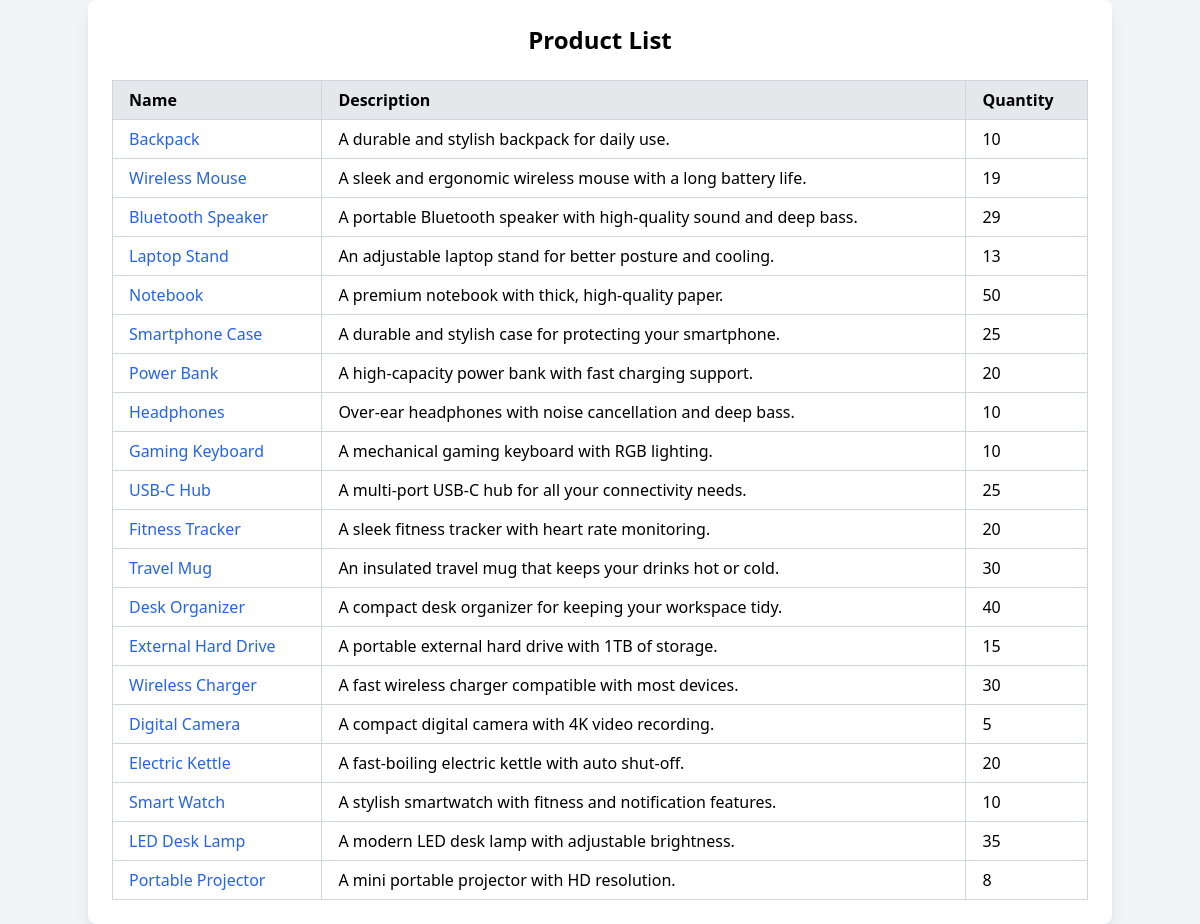
Screenshot of /browse with the database file from the repository.
### tables this page shows
CREATE TABLE products (
            id INTEGER PRIMARY KEY AUTOINCREMENT,
            name TEXT NOT NULL,
            description TEXT NOT NULL,
            cost REAL NOT NULL,
            qty INTEGER DEFAULT 0
        );

### main.py (the view)
@app.route("/browse")
def browse():
    return render_template('browse.jinja', items=list_products(),srn=SRN)

### products/__init__.py (called while the page is built)
def list_products() -> list[Product]:
    products = dao.list_products()
    result = []
    for product in products:
        result.append(Product.load(product))
    return result

    def load(data):
        return Product(data['id'], data['name'], data['description'], data['cost'], data['qty'])

### products/dao.py (called while the page is built)
def connect(path):
    exists = os.path.exists(path)
    __conn = sqlite3.connect(path)
    if not exists:
        create_tables(__conn)
    __conn.row_factory = sqlite3.Row
    return __conn

def list_products():
    conn = connect('products.db')
    cursor = conn.cursor()
    cursor.execute('SELECT * FROM products ORDER BY id ASC')
    products = cursor.fetchall()
    cursor.close()
    conn.close()
    return products

### templates/browse.jinja (shortened to what this page needs)
<html>
<head>
    <script src="https://cdn.tailwindcss.com"></script>
</head>
<body class="bg-gray-100 min-h-screen flex items-center justify-center">
<div class="container mx-auto p-6 bg-white rounded-lg shadow-lg">
    <h1 class="text-2xl font-bold mb-6 text-center">Product List</h1>
    <table class="table-auto w-full border-collapse border border-gray-200">
        <thead>
        <tr class="bg-gray-200">
            <th class="border border-gray-300 px-4 py-2 text-left">Name</th>
            <th class="border border-gray-300 px-4 py-2 text-left">Description</th>
            <th class="border border-gray-300 px-4 py-2 text-left">Quantity</th>
        </tr>
        </thead>
        <tbody>
        {% for item in items %}
            <tr class="hover:bg-gray-100">
               <td class="border border-gray-300 px-4 py-2">
                   <a href="/product/{{item.id}}" class="text-blue-600 hover:underline">{{ item.name }}</a>
               </td>
               <td class="border border-gray-300 px-4 py-2">{{ item.description }}</td>
               <td class="border border-gray-300 px-4 py-2">{{ item.qty }}</td>
            </tr>
        {% endfor %}
        </tbody>
    </table>
</div>
</body>
</html>

### rows the page displays
products: name "Backpack", description "A durable and stylish backpack for daily use.", qty "10"
products: name "Wireless Mouse", description "A sleek and ergonomic wireless mouse with a long battery life.", qty "19"
products: name "Bluetooth Speaker", description "A portable Bluetooth speaker with high-quality sound and deep bass.", qty "29"
products: name "Laptop Stand", description "An adjustable laptop stand for better posture and cooling.", qty "13"
products: name "Notebook", description "A premium notebook with thick, high-quality paper.", qty "50"
products: name "Smartphone Case", description "A durable and stylish case for protecting your smartphone.", qty "25"
products: name "Power Bank", description "A high-capacity power bank with fast charging support.", qty "20"
products: name "Headphones", description "Over-ear headphones with noise cancellation and deep bass.", qty "10"
products: name "Gaming Keyboard", description "A mechanical gaming keyboard with RGB lighting.", qty "10"
products: name "USB-C Hub", description "A multi-port USB-C hub for all your connectivity needs.", qty "25"
products: name "Fitness Tracker", description "A sleek fitness tracker with heart rate monitoring.", qty "20"
products: name "Travel Mug", description "An insulated travel mug that keeps your drinks hot or cold.", qty "30"
products: name "Desk Organizer", description "A compact desk organizer for keeping your workspace tidy.", qty "40"
products: name "External Hard Drive", description "A portable external hard drive with 1TB of storage.", qty "15"
products: name "Wireless Charger", description "A fast wireless charger compatible with most devices.", qty "30"
products: name "Digital Camera", description "A compact digital camera with 4K video recording.", qty "5"
products: name "Electric Kettle", description "A fast-boiling electric kettle with auto shut-off.", qty "20"
products: name "Smart Watch", description "A stylish smartwatch with fitness and notification features.", qty "10"
products: name "LED Desk Lamp", description "A modern LED desk lamp with adjustable brightness.", qty "35"
products: name "Portable Projector", description "A mini portable projector with HD resolution.", qty "8"
